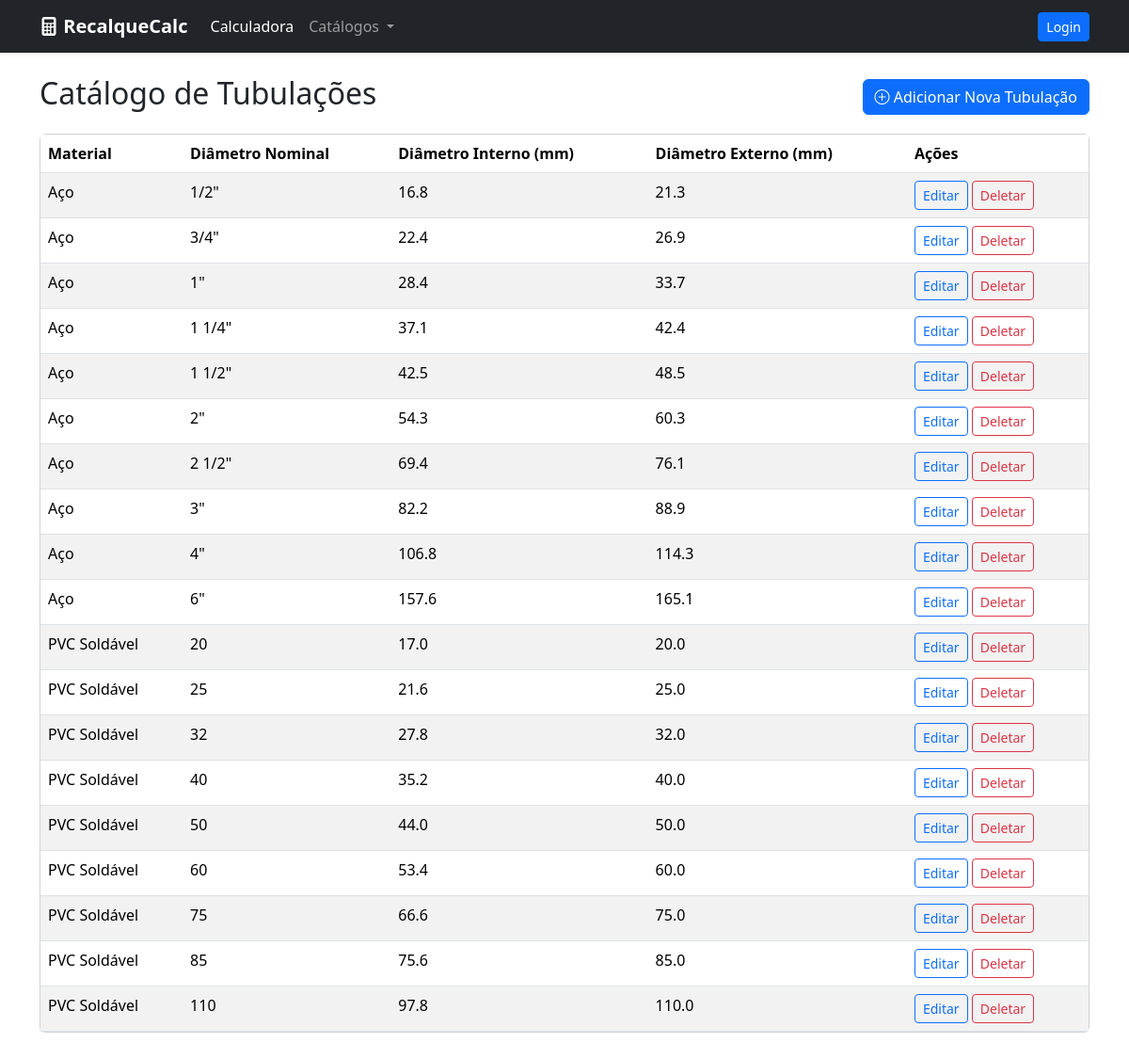
/catalog/tubulacoes/, run on an earlier commit of the app's database.
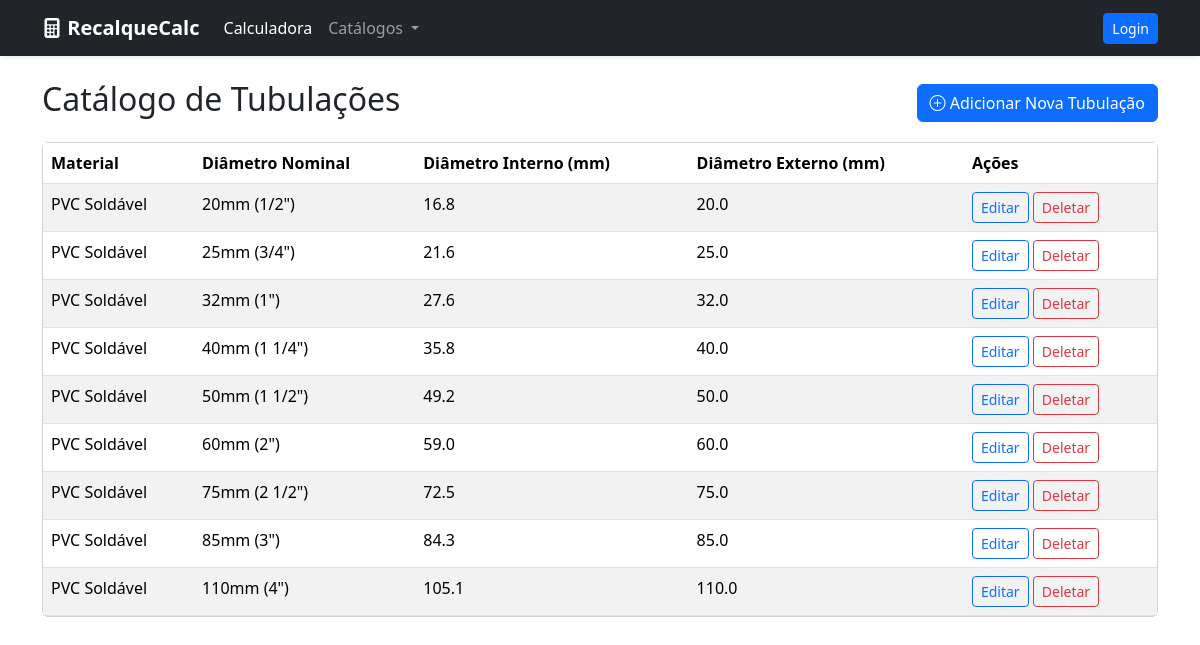
And on a later commit of the database.
### calculator/models.py (models this page shows, shortened)
class Tubulacao(models.Model):
    material = models.ForeignKey(Material, on_delete=models.CASCADE, related_name='tubulacoes')
    diametro_nominal = models.CharField(max_length=20, help_text="Representação comercial. Ex: '50mm' ou '2 polegadas'")
    diametro_interno_mm = models.FloatField(help_text="Diâmetro interno real em milímetros (usado nos cálculos)")
    diametro_externo_mm = models.FloatField(help_text="Diâmetro externo real em milímetros")
    class Meta:
        unique_together = ('material', 'diametro_interno_mm')
        ordering = ['material', 'diametro_interno_mm'] # Ordena os tubos por tamanho

class Material(models.Model):
    nome = models.CharField(max_length=100, unique=True, help_text="Ex: PVC Soldável, Aço Carbono")
    rugosidade_mm = models.FloatField(help_text="Rugosidade absoluta (ε) em milímetros")

### calculator/views.py (the view)
# urls.py: path('catalog/tubulacoes/', views.TubulacaoListView.as_view(), name='tubulacao_list'),
class TubulacaoListView(ListView):
    model = Tubulacao
    template_name = 'calculator/tubulacao_list.html'
    context_object_name = 'tubulacoes'
    queryset = Tubulacao.objects.select_related('material').order_by('material__nome', 'diametro_interno_mm')

### calculator/templates/calculator/tubulacao_list.html
{% extends "calculator/base.html" %}
{% block content %}
<div class="d-flex justify-content-between align-items-center mb-3">
    <h2>Catálogo de Tubulações</h2>
    <a href="{% url 'tubulacao_create' %}" class="btn btn-primary">
        <i class="bi bi-plus-circle"></i> Adicionar Nova Tubulação
    </a>
</div>
<div class="card">
    <div class="table-responsive">
        <table class="table table-striped table-hover mb-0">
            <thead>
                <tr>
                    <th>Material</th>
                    <th>Diâmetro Nominal</th>
                    <th>Diâmetro Interno (mm)</th>
                    <th>Diâmetro Externo (mm)</th>
                    <th>Ações</th>
                </tr>
            </thead>
            <tbody>
                {% for tubulacao in tubulacoes %}
                <tr>
                    <td>{{ tubulacao.material.nome }}</td>
                    <td>{{ tubulacao.diametro_nominal }}</td>
                    <td>{{ tubulacao.diametro_interno_mm }}</td>
                    <td>{{ tubulacao.diametro_externo_mm }}</td>
                    <td>
                        <a href="{% url 'tubulacao_update' tubulacao.pk %}" class="btn btn-sm btn-outline-primary">Editar</a>
                        <a href="{% url 'tubulacao_delete' tubulacao.pk %}" class="btn btn-sm btn-outline-danger">Deletar</a>
                    </td>
                </tr>
                {% empty %}
                <tr>
                    <td colspan="5" class="text-center">Nenhuma tubulação cadastrada.</td>
                </tr>
                {% endfor %}
            </tbody>
        </table>
    </div>
</div>
{% endblock %}

What changed in the data, as far as the page shows it:
removed Tubulacao: material.nome "Aço", diametro_nominal "1/2\"", diametro_interno_mm "16.8", diametro_externo_mm "21.3"
removed Tubulacao: material.nome "Aço", diametro_nominal "3/4\"", diametro_interno_mm "22.4", diametro_externo_mm "26.9"
removed Tubulacao: material.nome "Aço", diametro_nominal "1\"", diametro_interno_mm "28.4", diametro_externo_mm "33.7"
removed Tubulacao: material.nome "Aço", diametro_nominal "1 1/4\"", diametro_interno_mm "37.1", diametro_externo_mm "42.4"
removed Tubulacao: material.nome "Aço", diametro_nominal "1 1/2\"", diametro_interno_mm "42.5", diametro_externo_mm "48.5"
removed Tubulacao: material.nome "Aço", diametro_nominal "2\"", diametro_interno_mm "54.3", diametro_externo_mm "60.3"
removed Tubulacao: material.nome "Aço", diametro_nominal "2 1/2\"", diametro_interno_mm "69.4", diametro_externo_mm "76.1"
removed Tubulacao: material.nome "Aço", diametro_nominal "3\"", diametro_interno_mm "82.2", diametro_externo_mm "88.9"
removed Tubulacao: material.nome "Aço", diametro_nominal "4\"", diametro_interno_mm "106.8", diametro_externo_mm "114.3"
removed Tubulacao: material.nome "Aço", diametro_nominal "6\"", diametro_interno_mm "157.6", diametro_externo_mm "165.1"
removed Tubulacao: material.nome "PVC Soldável", diametro_nominal "20", diametro_interno_mm "17.0", diametro_externo_mm "20.0"
removed Tubulacao: material.nome "PVC Soldável", diametro_nominal "25", diametro_interno_mm "21.6", diametro_externo_mm "25.0"
removed Tubulacao: material.nome "PVC Soldável", diametro_nominal "32", diametro_interno_mm "27.8", diametro_externo_mm "32.0"
removed Tubulacao: material.nome "PVC Soldável", diametro_nominal "40", diametro_interno_mm "35.2", diametro_externo_mm "40.0"
removed Tubulacao: material.nome "PVC Soldável", diametro_nominal "50", diametro_interno_mm "44.0", diametro_externo_mm "50.0"
removed Tubulacao: material.nome "PVC Soldável", diametro_nominal "60", diametro_interno_mm "53.4", diametro_externo_mm "60.0"
removed Tubulacao: material.nome "PVC Soldável", diametro_nominal "75", diametro_interno_mm "66.6", diametro_externo_mm "75.0"
removed Tubulacao: material.nome "PVC Soldável", diametro_nominal "85", diametro_interno_mm "75.6", diametro_externo_mm "85.0"
removed Tubulacao: material.nome "PVC Soldável", diametro_nominal "110", diametro_interno_mm "97.8", diametro_externo_mm "110.0"
added Tubulacao: material.nome "PVC Soldável", diametro_nominal "20mm (1/2\")", diametro_interno_mm "16.8", diametro_externo_mm "20.0"
added Tubulacao: material.nome "PVC Soldável", diametro_nominal "25mm (3/4\")", diametro_interno_mm "21.6", diametro_externo_mm "25.0"
added Tubulacao: material.nome "PVC Soldável", diametro_nominal "32mm (1\")", diametro_interno_mm "27.6", diametro_externo_mm "32.0"
added Tubulacao: material.nome "PVC Soldável", diametro_nominal "40mm (1 1/4\")", diametro_interno_mm "35.8", diametro_externo_mm "40.0"
added Tubulacao: material.nome "PVC Soldável", diametro_nominal "50mm (1 1/2\")", diametro_interno_mm "49.2", diametro_externo_mm "50.0"
added Tubulacao: material.nome "PVC Soldável", diametro_nominal "60mm (2\")", diametro_interno_mm "59.0", diametro_externo_mm "60.0"
added Tubulacao: material.nome "PVC Soldável", diametro_nominal "75mm (2 1/2\")", diametro_interno_mm "72.5", diametro_externo_mm "75.0"
added Tubulacao: material.nome "PVC Soldável", diametro_nominal "85mm (3\")", diametro_interno_mm "84.3", diametro_externo_mm "85.0"
added Tubulacao: material.nome "PVC Soldável", diametro_nominal "110mm (4\")", diametro_interno_mm "105.1", diametro_externo_mm "110.0"
